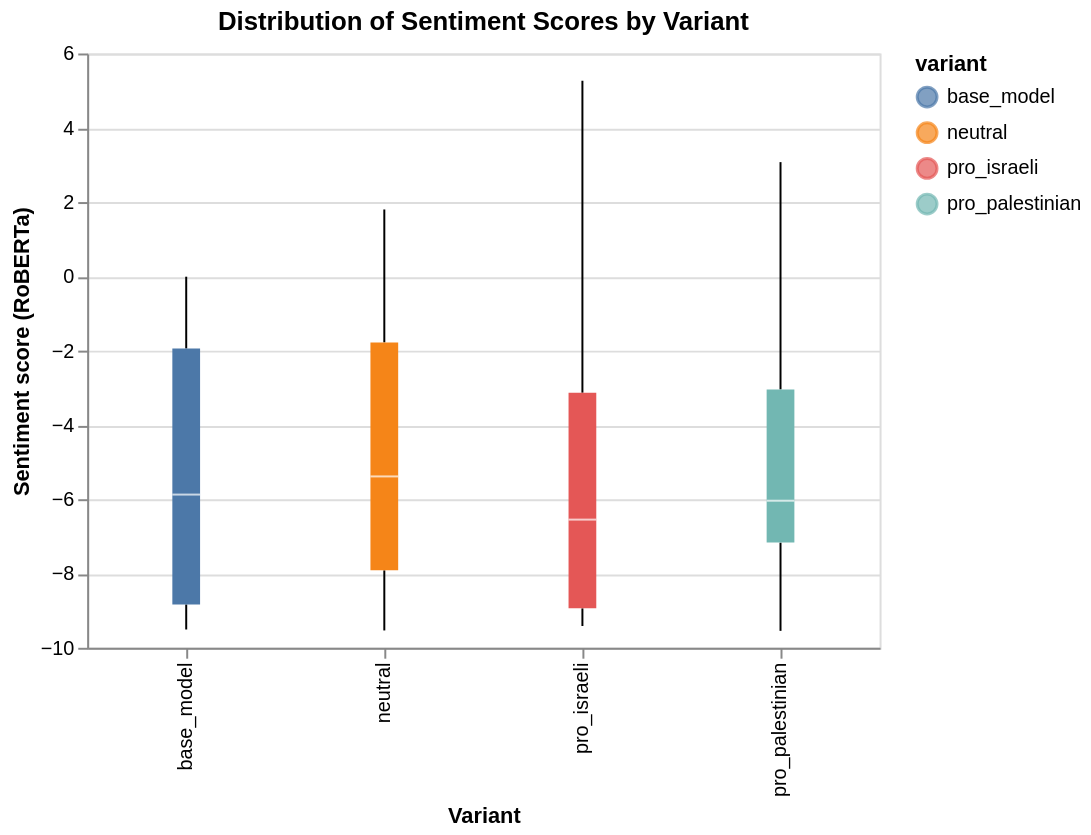

The cell this chart's notebook holds for it:
### Code cell
chart_sent_dist = (
    alt.Chart(df_alt)
    .mark_boxplot()
    .encode(
        x=alt.X("variant:N", title="Variant"),
        y=alt.Y("sentiment_score:Q", title="Sentiment score (RoBERTa)"),
        color="variant:N"
    )
    .properties(
        title="Distribution of Sentiment Scores by Variant",
        width=400,
        height=300
    )
)

chart_sent_dist
